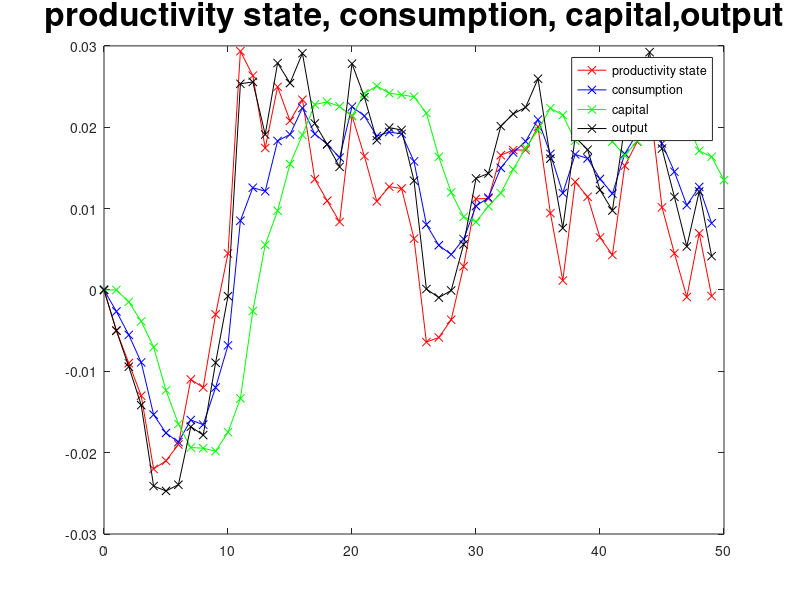
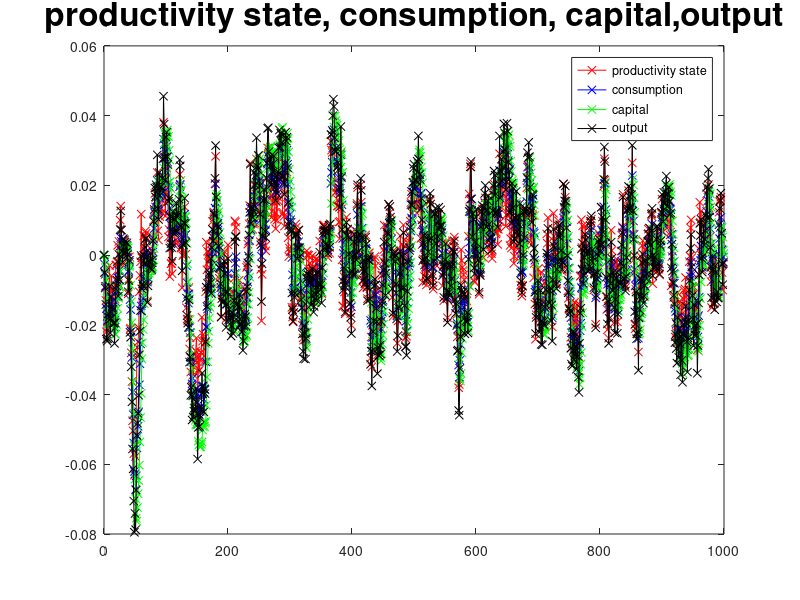

Write the MATLAB code that produced these figures, in order.
% This implements the solution of a
% multivariate rational expectations model,
% using the example from Problem Set 7, parts (g), (h) and (i).
% The computations performed in the following code therefore
% correspond to pages 41 - 51 of the book
% by Roger E. A. Farmer,
% "Macroeconomics of Self-fulfilling Prophecies", 2nd edition, MIT Press, 1999.
% The comments refer to page numbers and equation numbers from the book.
% Thomas Hintermaier, hinterma@uni-bonn.de, December 16, 2019

% Specify paramter values used in the model
% (Remark: Notation is in line with symbols in the book.)
beta  = 0.95; % discount factor
alpha = 0.3;  % capital share
delta = 0.1;  % depreciation rate
rho   = 0.9;  % autocorrelation of productivity

% Getting non-stochastic steady-state values
% book: p. 46; lecture slides: Part 9, Slide 13
k_bar = ((1/beta - 1 + delta)/alpha)^(1/(alpha - 1));
c_bar = k_bar^alpha  - delta*k_bar;
s_bar = 1;

% Describing relationships underlying linear coefficients
% book: p. 47; lecture slides: Part 9, Slide 15.
a1 = beta*alpha*(alpha - 1)*k_bar^(alpha - 1);
a2 = beta*alpha*k_bar^(alpha - 1);
b1 = 1 - delta + alpha*k_bar^(alpha - 1);
b2 = k_bar^(alpha - 1);
b3 = -c_bar/k_bar;

% Writing dynamic equilibrium conditions into matrix form

% m371 stands for the 1st matrix showing up in equation (3.7),
% i.e. the matrix multiplying period-t variables on the LHS of (3.7).
% book: p. 47; lecture slides: Part 9, Slide 15.

m371 = zeros(3,3);
m371(1,1) = -1;
m371(2,1) = b3;
m371(2,2) = b1;
m371(2,3) = b2;
m371(3,3) = rho;

% m372 stands for the 2nd matrix showing up in equation (3.7)
m372 = zeros(3,3);
m372(1,1) = -1;
m372(1,2) = a1;
m372(1,3) = a2;
m372(2,2) = 1;
m372(3,3) = 1;

% m38 stands for the inverse of m371
% book: equation (3.8), p. 47; lecture slides: Part 9, Slide 16 (top).
m38 = inv(m371);

% Matrix A
% book: equation (3.9), p. 47; lecture slides: Part 9, Slide 16.
% Note that this encodes all the relevant dynamics for the solution.
A = m38*m372;

% Calculate Eigenvectors and Eigenvalues of A
[Q_temp,Lam_temp] = eig(A); % These are labeled "temp",
                            % for being temporary in the sense that we still
                            % need to make sure that the ORDERING of eigenvalues
                            % puts the forward-stable one in the first position

% The next lines are there to identify the appropriate eigenvalue,
% which is forward stable, and therefore can be used to derive
% a restriction to express a free variable as an equilibrium function of predetermined variables
diagonal_Lam_temp = diag(Lam_temp);
select_i_stable = abs(diagonal_Lam_temp) < 1;
mark_unstable = not(select_i_stable);

% Reordering to make sure the stable eigenvalue and the corresponding eigenvector
% are in the first positions in the matrix of eigenvalues and the matrix of eigenvectors.
Lam = diag([diagonal_Lam_temp(select_i_stable);diagonal_Lam_temp(mark_unstable)]);
Q = zeros(3,3);
Q(:,1) =     Q_temp(:,select_i_stable);
Q(:,2:end) = Q_temp(:,mark_unstable);
% The eigenvalue less than one in absolute value is in the first position now
% book: p. 50, equation (3.12); lecture slides: Part 10, Slide 7.

% The inverse of Q, as used in the decomposition A = Q*Lam*inv(Q)
% book, p. 50 (top), lecture slides: Part 10, Slide 4.
Q_inv = inv(Q);

% The key restriction: getting a free variable (consumption)
% as an equilibrium function of predetermined variables (capital, productivity-state).
% book: p. 51, lecture slides: Part 10, Slide 9.
disp('coefficients of rational expectations equilibrium function');
c_coeff_k = -Q_inv(1,2)/Q_inv(1,1)
c_coeff_s = -Q_inv(1,3)/Q_inv(1,1)

% % disp('Q');
% % Q
% %
% % disp('Lam');
% % Lam
% %
% % disp('inverse of Q');
% % Q_inv

%%%%%%%%%%%%%%%%%%%%%%%%%%%%%%%%%%%%%

% Part (g). Simulate solution for 50 periods.
T_g = 50;

% Create vector for productivity values.
s_t = NaN*zeros(1,T_g);

% First 10 periods given in part (f)
s_t(1,1:10) = [0, -0.005, -0.009, -0.013, -0.022, -0.021, -0.019, -0.011, -0.012, -0.003];

% Obtain innovations for the productivity process for subsequent periods.
var_v = 0.007^2;
v_t = NaN*zeros(T_g,1);
v_t(11:end)=sqrt(var_v)*randn(length(v_t)-10,1);


% Obtain productivity levels
for t = 11:T_g

    s_t(t) = rho*s_t(t-1) + v_t(t);

end

% Generating the time series of variables, which are equilibria for the given shock realizations
c_t = NaN*zeros(T_g,1);
k_t = NaN*zeros(T_g+1,1);
k_t(1) = 0;

for t = 1:T_g

    % Imposing the key equilibrium restriction from rational expectations:
    % The free variable (consumption) is expressed as a function of
    % the predetermined variables (capital and productivity state)
    % book: p. 51, lecture slides: Part 10, Slide 12.
    % This is the recursive structure described in Part 10, Slide 12.
%
    c_t(t) = -Q_inv(1,2)/Q_inv(1,1)*k_t(t) -Q_inv(1,3)/Q_inv(1,1)*s_t(t);
%     c_t(t) = c_coeff_k*k_t(t) + c_coeff_s*s_t(t);
    k_t(t+1) = b1*k_t(t) + b2*s_t(t) + b3*c_t(t);

end

%%%%%%%%%%%%%%%%%%%%%%%%%%%%%%%%

% Part (h). Calculate output deviations for these 50 periods.

% Note that log linearization of production function y_t = s_t*(k^{alpha}_t)
% yields \hat{y}_t = \hat{s}_t + alpha*\hat{k}_t

y_t = s_t' + alpha.*k_t(1:(end-1),1);

% Plot results.
figure(10);

t = 0:1:(T_g-1);
t2 = 0:1:T_g;

plot(t,s_t,'r-x');
hold on;
plot(t,c_t,'b-x');
hold on;
plot(t2,k_t,'g-x');
hold on;
plot(t,y_t,'k-x');

title('productivity state, consumption, capital,output','FontSize',24);
legend('productivity state','consumption','capital','output');
hold off;

%%%%%%%%%%%%%%%%%%%%%%%%%%%%%

% Part (i). Simulate for 1000 periods and compute correlations.

T_i = 1000;

% Create vector for productivity values.
s_t_i = NaN*zeros(1,T_i);

% First 10 periods given in part (f)
s_t_i(1,1:10) = [0, -0.005, -0.009, -0.013, -0.022, -0.021, -0.019, -0.011, -0.012, -0.003];

% Obtain innovations for the productivity process for subsequent periods.
var_v = 0.007^2;
v_t_i = NaN*zeros(T_i,1);
v_t_i(11:end)=sqrt(var_v)*randn(length(v_t_i)-10,1);


% Obtain productivity levels
for t = 11:T_i

    s_t_i(t) = rho*s_t_i(t-1) + v_t_i(t);

end

% Generating the time series of variables, which are equilibria for the given shock realizations
c_t_i = NaN*zeros(T_i,1);
k_t_i = NaN*zeros(T_i+1,1);
k_t_i(1) = 0;

for t = 1:T_i

    % Imposing the key equilibrium restriction from rational expectations:
    % The free variable (consumption) is expressed as a function of
    % the predetermined variables (capital and productivity state)
    % book: p. 51, lecture slides: Part 10, Slide 12.
    % This is the recursive structure described in Part 10, Slide 12.

    c_t_i(t) = -Q_inv(1,2)/Q_inv(1,1)*k_t_i(t) -Q_inv(1,3)/Q_inv(1,1)*s_t_i(t);
%     c_t_i(t) = c_coeff_k*k_t_i(t) + c_coeff_s*s_t_i(t);
    k_t_i(t+1) = b1*k_t_i(t) + b2*s_t_i(t) + b3*c_t_i(t);

end

% Obtain output deviations.
y_t_i = s_t_i' + alpha.*k_t_i(1:(end-1),1);

% Obtain output-capital correlation.

correlation_y_k = corr(y_t_i,k_t_i(1:(end-1),1));
disp('correlation between the deviation of output from its steady-state value and the deviation of capital from its steady-state value');
correlation_y_k

% Plot results.
figure(11);

t = 0:1:(T_i-1);
t2 = 0:1:T_i;

plot(t,s_t_i,'r-x');
hold on;
plot(t,c_t_i,'b-x');
hold on;
plot(t2,k_t_i,'g-x');
hold on;
plot(t,y_t_i,'k-x');

title('productivity state, consumption, capital,output','FontSize',24);
legend('productivity state','consumption','capital','output');
hold off;








